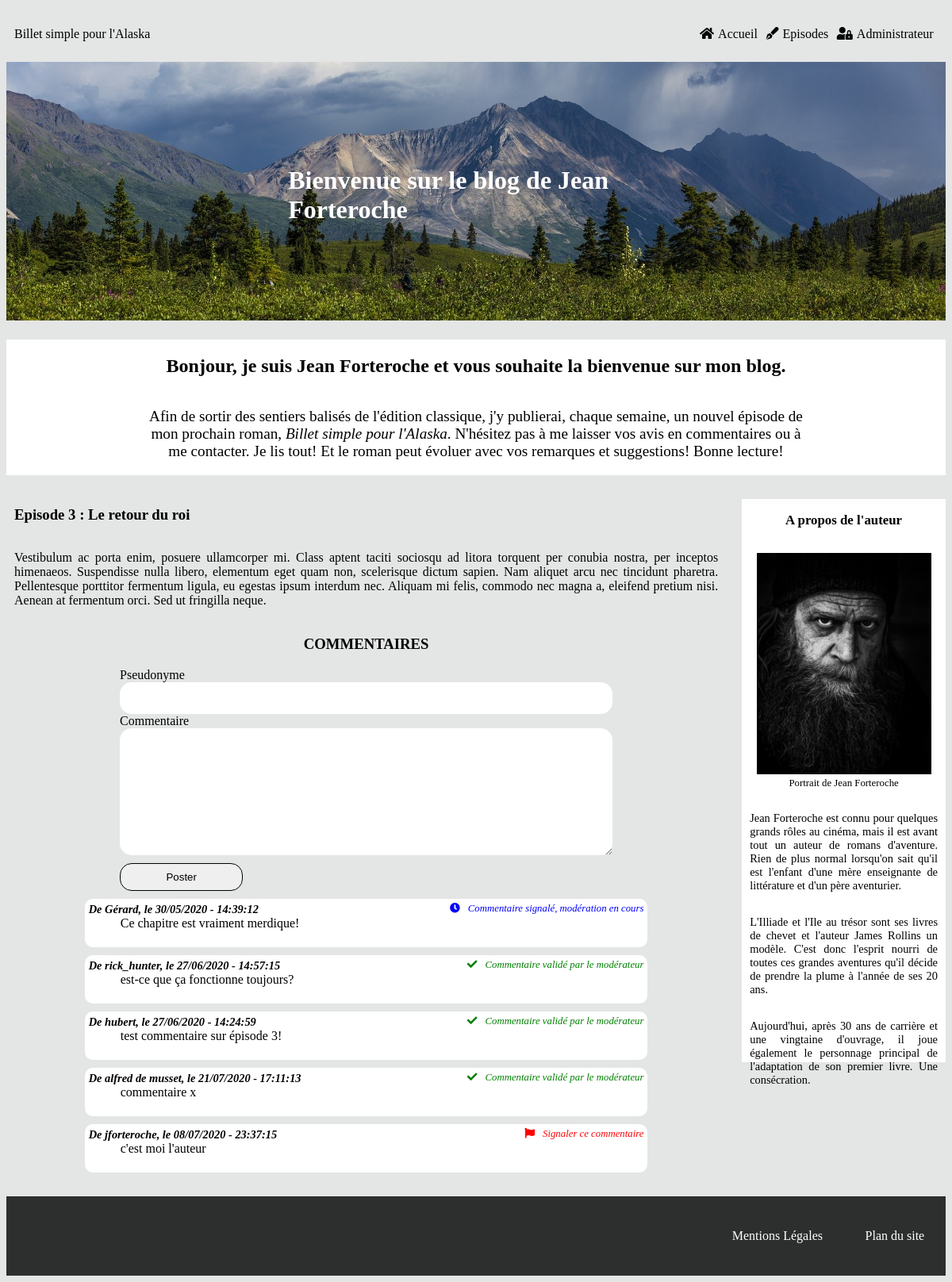
The app's page /index.php?action=post&id=3 with its own data.
### tables this page shows
CREATE TABLE IF NOT EXISTS `episodes` (
  `episode_id` tinyint(11) NOT NULL AUTO_INCREMENT,
  `numero_episode` int(11) NOT NULL,
  `episode_title` char(255) NOT NULL,
  `episode_content` text NOT NULL,
  `episode_date` datetime NOT NULL DEFAULT CURRENT_TIMESTAMP,
  PRIMARY KEY (`episode_id`),
  UNIQUE KEY `episode` (`numero_episode`)
);

CREATE TABLE IF NOT EXISTS `commentaires` (
  `comment_id` tinyint(11) NOT NULL AUTO_INCREMENT,
  `episode` tinyint(11) NOT NULL,
  `pseudo` varchar(50) NOT NULL,
  `comment` text NOT NULL,
  `comment_date` datetime NOT NULL,
  `reported_comment` tinyint(1) NOT NULL,
  PRIMARY KEY (`comment_id`),
  KEY `episode_comments` (`episode`)
);

### src/View/View.php (called while the page is built, shortened)
<?php
class View
{
    public function display(array $data, string $template, string $layout) : void
    {
        require_once($template);
    }
}

### src/Controller/FrontOffice/PostController.php (called while the page is built, shortened)
<?php
class PostController
{
    private $postManager;
    private $commentManager;
    private $view;
    private $layout;
    private $frontTemplate;
    public function __construct(PostManager $postManager, View $view, CommentManager $commentManager)
    {
        $this->postManager = $postManager;
        $this->view = $view;
        $this->commentManager = $commentManager;
        $this->frontTemplate = '../templates/frontOffice/';
        $this->layout = '../templates/frontOffice/layout.html.php';
    }
    public function displayOneEpisode(int $id) : void
    {
        $episodeData = $this->postManager->getOneEpisode($id);
        $commentsData = $this->commentManager->getComments($id);
        $data = [$episodeData, $commentsData];
        $template = $this->frontTemplate.'onePost.html.php';
        $this->view->display(['episode' => $data[0][0], 'comments' => $data[1]], $template, $this->layout);
    }
}

### public/index.php (called while the page is built, shortened)
<?php
$router = new Router();
$router->run();

### src/Model/PostManager.php (called while the page is built, shortened)
<?php
class PostManager
{
    private $database;
    public function __construct(Database $database)
    {
        $this->database = $database->databaseConnect();
    }
    public function getOneEpisode(int $id) : array
    {
        $episodes = $this->database->prepare("SELECT *, DATE_FORMAT(episode_date, '%d/%m/%Y - %H:%i:%s') AS episode_date
            FROM episodes
            WHERE episode_id = :episode_id");
        $episodes->bindParam(':episode_id', $id);
        $episodes->execute();
        return $episodes->fetchAll();
    }
}

### src/Service/Database.php (called while the page is built, shortened)
<?php
class Database
{
    private $servor = 'mysql:dbname=jean_forteroche;host=localhost;port=3308;chartset=utf8mb4';
    private $user = 'root';
    private $password = '';
    public function databaseConnect() : object
    {
        return new \PDO($this->servor, $this->user, $this->password);
    }
}

### src/Model/CommentManager.php (called while the page is built, shortened)
<?php
class CommentManager
{
    private $database;
    public function __construct(Database $database)
    {
        $this->database = $database->databaseConnect();
    }
    public function getComments(int $id) : array
    {
        $comments = $this->database->prepare("SELECT *, DATE_FORMAT(comment_date, '%d/%m/%Y - %H:%i:%s') AS comment_date
            FROM commentaires WHERE episode = :id
            ORDER BY comment_date
            DESC LIMIT 0, 10");
        $comments->bindParam(':id', $id);
        $comments->execute();
        return $comments->fetchAll();
    }
}

### Templates/Frontoffice/onepost.html.php (the view)
<article>
    <h3>Episode <?=$data['episode']['numero_episode']?> : <?=$data['episode']['episode_title']?></h3>
    <p><?=$data['episode']['episode_content']?></p>
</article>
<section class="commentaires">
    <h3>COMMENTAIRES</h3>
    <form class="comment_form" method="post" action="index.php?action=save_com&id=<?=$data['episode']['episode_id']?>">
        <label for="pseudo">Pseudonyme</label>
        <input class="input_name" type="text" name="pseudo"/>
        <label for="comment">Commentaire</label>
        <textarea class="comment_area" name="comment" rows="10" cols="40"></textarea>
        <input class="submit" type="submit" value="Poster"/>
    </form>
    <div id='comments_container'>
        <?php
            foreach($data['comments'] as $commentsData) {
        ?>
        <div id='comments'>
            <div id='comment_header'>
                <h4>De <?=$commentsData['pseudo']?>, le <?=$commentsData['comment_date']?></h4>
                <?php
                switch ($commentsData['reported_comment']) {
                    case '0' :
                    ?>
                        <span id='report_comment'>
                            <a href="index.php?action=signal&id=<?=$data['episode']['episode_id']?>&comment_id=<?=$commentsData['comment_id']?>">
                            <i class="fas fa-flag"></i>Signaler ce commentaire</a>
                    </span>
                <?php
                    break;
                    case '1' :
                    ?>
                    <span id='waiting_moderation'>
                        <i class="fas fa-clock"></i>Commentaire signalé, modération en cours
                    </span>
                <?php
                    break;
                    case '2' :
                    ?>
                    <span id='validated_comment'>
                        <i class="fas fa-check"></i>Commentaire validé par le modérateur
                    </span>
                <?php
                    break;
                }
                ?>
            </div>
            <p id='comment_text'><?=$commentsData['comment']?></p>
            </div>
        <?php
        }
        ?>
    </div>
</section>

### public/css/style.css (style rules this page uses)
html { font-family: aileron; background-color: #e4e5e5; }
a { text-decoration: none; color: black; }
article { display: flex; flex-direction: column; }
article p { text-align: justify; }
.commentaires h3 { text-align: center; }
.comment_form { display: flex; flex-direction: column; width: 70%; margin: auto; }
.input_name { height: 30px; }
.comment_form .input_name, .comment_form .comment_area { border-radius: 15px; padding-left: 10px; padding-right: 10px; padding-top: 5px; padding-bottom: 5px; border: none; }
.submit { width: 25%; height: 35px; border-radius: 15px; border: 1px solid black; margin-top: 10px; }
#report_comment, #waiting_moderation, #validated_comment { font-style: italic; font-size: 0.8rem; }
.fa-flag, .fa-check, .fa-clock { margin-right: 10px; }
.fa-flag, #report_comment a { color: red; }
.fa-check, #validated_comment { color: green; }
.fa-clock, #waiting_moderation { color: blue; }
#comment_header { display: flex; justify-content: space-between; }
#comment_header h4 { margin: 0; font-size: 0.9rem; font-style: italic; }
#comments_container { width: 80%; margin: auto; }
#comments { background-color: white; padding: 5px; margin-top: 10px; margin-bottom: 10px; border-radius: 10px; }
#comment_text { padding-left: 40px; margin-top: 0; }

### records on screen
episodes: numero_episode "3", episode_title "Le retour du roi", episode_content "Vestibulum ac porta enim, posuere ullamcorper mi. Class aptent taciti sociosqu ad litora torquent per conubia nostra, per inceptos himenaeos. Suspendisse nulla libero, elementum eget quam non, scelerisque dictum sapien. Nam aliquet arcu nec tincidunt pharetra. Pellentesque porttitor fermentum ligula, eu egestas ipsum interdum nec. Aliquam mi felis, commodo nec magna a, eleifend pretium nisi. Aenean at fermentum orci. Sed ut fringilla neque."
commentaires: pseudo "Gérard", comment_date "30/05/2020 - 14:39:12", reported_comment 1 (drawn), comment "Ce chapitre est vraiment merdique!"
commentaires: pseudo "rick_hunter", comment_date "27/06/2020 - 14:57:15", reported_comment 2 (drawn), comment "est-ce que ça fonctionne toujours?"
commentaires: pseudo "hubert", comment_date "27/06/2020 - 14:24:59", reported_comment 2 (drawn), comment "test commentaire sur épisode 3!"
commentaires: pseudo "alfred de musset", comment_date "21/07/2020 - 17:11:13", reported_comment 2 (drawn), comment "commentaire x"
commentaires: pseudo "jforteroche", comment_date "08/07/2020 - 23:37:15", comment "c'est moi l'auteur"
